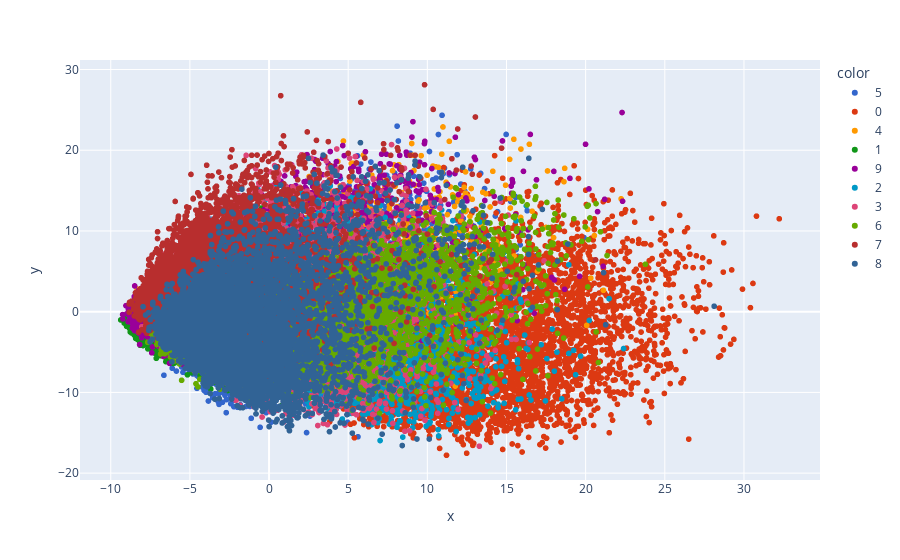

Here is the notebook cell this chart was saved with:
### Code cell
import plotly.express as px
y_train_trf = y_train.astype(str)
fig = px.scatter(x = x_train_trf[:,0],
y = x_train_trf[:,1],
color = y_train_trf,
color_discrete_sequence = px.colors.qualitative.G10

)
fig.show()

### Figure 1 — Plotly figure (JSON) as saved in the notebook; plotly's stock layout.template omitted (floating-point values rounded to 4 significant figures; data arrays with more than 128 entries replaced by an {"elided": "..."} marker saying what was removed)
{"data": [{"hovertemplate": "color=5<br>x=%{x}<br>y=%{y}<extra></extra>", "legendgroup": "5", "marker": {"color": "#3366CC", "symbol": "circle"}, "mode": "markers", "name": "5", "showlegend": true, "type": "scattergl", "x": {"elided": "5421 float values"}, "xaxis": "x", "y": {"elided": "5421 float values"}, "yaxis": "y"}, {"hovertemplate": "color=0<br>x=%{x}<br>y=%{y}<extra></extra>", "legendgroup": "0", "marker": {"color": "#DC3912", "symbol": "circle"}, "mode": "markers", "name": "0", "showlegend": true, "type": "scattergl", "x": {"elided": "5923 float values"}, "xaxis": "x", "y": {"elided": "5923 float values"}, "yaxis": "y"}, {"hovertemplate": "color=4<br>x=%{x}<br>y=%{y}<extra></extra>", "legendgroup": "4", "marker": {"color": "#FF9900", "symbol": "circle"}, "mode": "markers", "name": "4", "showlegend": true, "type": "scattergl", "x": {"elided": "5842 float values"}, "xaxis": "x", "y": {"elided": "5842 float values"}, "yaxis": "y"}, {"hovertemplate": "color=1<br>x=%{x}<br>y=%{y}<extra></extra>", "legendgroup": "1", "marker": {"color": "#109618", "symbol": "circle"}, "mode": "markers", "name": "1", "showlegend": true, "type": "scattergl", "x": {"elided": "6742 float values"}, "xaxis": "x", "y": {"elided": "6742 float values"}, "yaxis": "y"}, {"hovertemplate": "color=9<br>x=%{x}<br>y=%{y}<extra></extra>", "legendgroup": "9", "marker": {"color": "#990099", "symbol": "circle"}, "mode": "markers", "name": "9", "showlegend": true, "type": "scattergl", "x": {"elided": "5949 float values"}, "xaxis": "x", "y": {"elided": "5949 float values"}, "yaxis": "y"}, {"hovertemplate": "color=2<br>x=%{x}<br>y=%{y}<extra></extra>", "legendgroup": "2", "marker": {"color": "#0099C6", "symbol": "circle"}, "mode": "markers", "name": "2", "showlegend": true, "type": "scattergl", "x": {"elided": "5958 float values"}, "xaxis": "x", "y": {"elided": "5958 float values"}, "yaxis": "y"}, {"hovertemplate": "color=3<br>x=%{x}<br>y=%{y}<extra></extra>", "legendgroup": "3", "marker": {"color": "#DD4477", "symbol": "circle"}, "mode": "markers", "name": "3", "showlegend": true, "type": "scattergl", "x": {"elided": "6131 float values"}, "xaxis": "x", "y": {"elided": "6131 float values"}, "yaxis": "y"}, {"hovertemplate": "color=6<br>x=%{x}<br>y=%{y}<extra></extra>", "legendgroup": "6", "marker": {"color": "#66AA00", "symbol": "circle"}, "mode": "markers", "name": "6", "showlegend": true, "type": "scattergl", "x": {"elided": "5918 float values"}, "xaxis": "x", "y": {"elided": "5918 float values"}, "yaxis": "y"}, {"hovertemplate": "color=7<br>x=%{x}<br>y=%{y}<extra></extra>", "legendgroup": "7", "marker": {"color": "#B82E2E", "symbol": "circle"}, "mode": "markers", "name": "7", "showlegend": true, "type": "scattergl", "x": {"elided": "6265 float values"}, "xaxis": "x", "y": {"elided": "6265 float values"}, "yaxis": "y"}, {"hovertemplate": "color=8<br>x=%{x}<br>y=%{y}<extra></extra>", "legendgroup": "8", "marker": {"color": "#316395", "symbol": "circle"}, "mode": "markers", "name": "8", "showlegend": true, "type": "scattergl", "x": {"elided": "5851 float values"}, "xaxis": "x", "y": {"elided": "5851 float values"}, "yaxis": "y"}], "layout": {"legend": {"title": {"text": "color"}, "tracegroupgap": 0}, "margin": {"t": 60}, "xaxis": {"anchor": "y", "domain": [0, 1], "title": {"text": "x"}}, "yaxis": {"anchor": "x", "domain": [0, 1], "title": {"text": "y"}}}}
